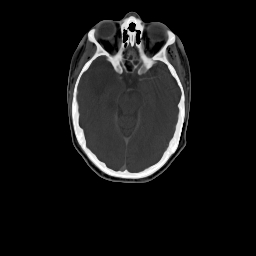
%> input picture CS 473/online_demos/L31_Mutual_Information_Demo/ct.jpg, 256 x 256 px
$ octave L31_Entropy_Problem.m   (GNU Octave 9; MATLAB toolbox functions it lacks are replaced by stand-ins)
%> lines starting %> are read from the running program, lines starting %| are printed output that depends on the picture
%% Lesson 31 - Joint Entropy Problem Demo

% (C) 2013 Jeff Orchard
%     University of Waterloo


% This script demonstrates how joint entropy, when computed only on the
% overlapping portion of the two images (as is usually done in practice),
% the minimum of the cost function does not necessarily give the correct
% registration.

%% Read in images
f = imread('ct.jpg');
%> f is the input picture: size 256x256x3 uint8; min 0, max 255, mean 20.8
f = double(f(:,:,1));
%> f: size 256x256 double
f = circshift(f, [-4 -18]); % Align f with g
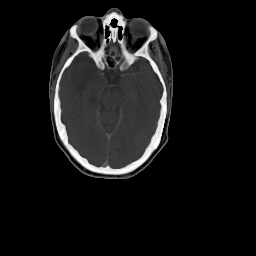
%> f: size 256x256 double; min 0, max 255, mean 20.8; mean of the top-left, top-right, bottom-left and bottom-right quarters 37.1, 20.7, 16.8, 8.8
f = padarray(f , [64 64], 'both');
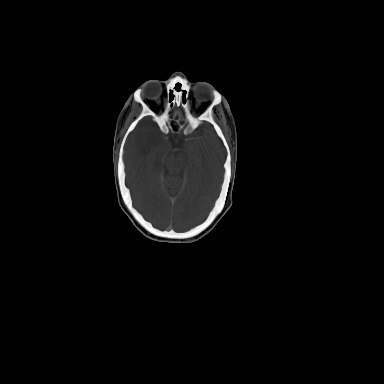
%> f: size 384x384 double; min 0, max 255, mean 9.3

g = imread('t2.jpg');
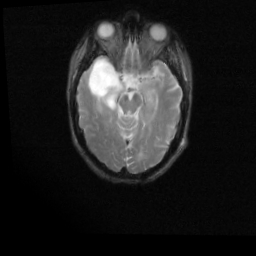
%> input picture CS 473/online_demos/L31_Mutual_Information_Demo/t2.jpg, 256 x 256 px
%> g is the input picture: size 256x256x3 uint8; min 0, max 255, mean 32.5
g = double(g(:,:,1));
%> g: size 256x256 double
g = padarray(g , [64 64], 'both');
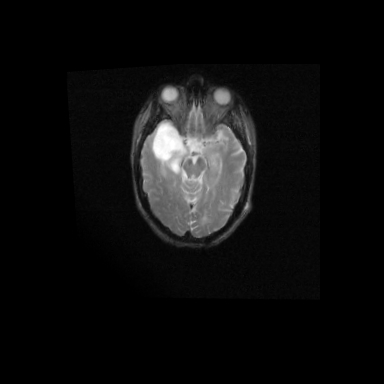
%> g: size 384x384 double; min 0, max 255, mean 14.5

% The above images are padded to allow for a more dramatic effect (ie.
% larger overlapping background regions).

figure(3);
subplot(1,2,1); imshow(f,[]);
subplot(1,2,2); imshow(g,[]);

%% Joint Entropy over a range of offsets

figure(1);
ranges = -300:5:300; % These are the offsets we'll try

% We'll store the joint entropy cost for each offset.
cost = zeros(size(ranges));
counter = 1;

plot_hist = 1; % =1 to plot hist, =0 to not plot hist

for offset = ranges

    % First extract the overlapping portions of the two images.
    if offset<0
        moved_f = f(1:(end+offset),:);
        moved_g = g((1-offset):end,:);
    else
        moved_f = f((1+offset):end,:);
        moved_g = g(1:(end-offset),:);
    end

    % Compute (and display) the joint histogram
%> (the run ends here)
